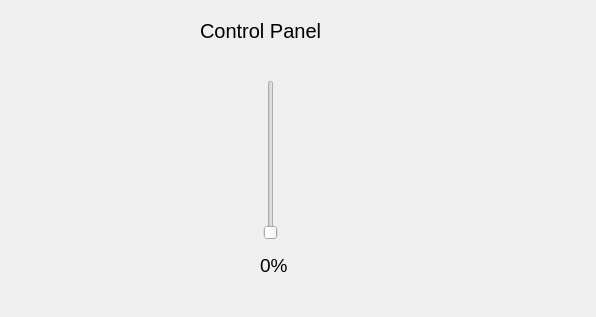
<?xml version="1.0" encoding="UTF-8"?>
<ui version="4.0">
 <class>Form</class>
 <widget class="QWidget" name="Form">
  <property name="geometry">
   <rect>
    <x>0</x>
    <y>0</y>
    <width>596</width>
    <height>317</height>
   </rect>
  </property>
  <property name="windowTitle">
   <string>Form</string>
  </property>
  <widget class="QLabel" name="title">
   <property name="geometry">
    <rect>
     <x>200</x>
     <y>20</y>
     <width>331</width>
     <height>21</height>
    </rect>
   </property>
   <property name="font">
    <font>
     <pointsize>15</pointsize>
    </font>
   </property>
   <property name="text">
    <string>Control Panel </string>
   </property>
  </widget>
  <widget class="QSlider" name="slider_1">
   <property name="geometry">
    <rect>
     <x>260</x>
     <y>80</y>
     <width>22</width>
     <height>160</height>
    </rect>
   </property>
   <property name="orientation">
    <enum>Qt::Vertical</enum>
   </property>
  </widget>
  <widget class="QLabel" name="precent_1">
   <property name="geometry">
    <rect>
     <x>260</x>
     <y>250</y>
     <width>151</width>
     <height>31</height>
    </rect>
   </property>
   <property name="font">
    <font>
     <family>Arial</family>
     <pointsize>14</pointsize>
    </font>
   </property>
   <property name="text">
    <string>0%</string>
   </property>
  </widget>
 </widget>
 <resources/>
 <connections/>
</ui>
